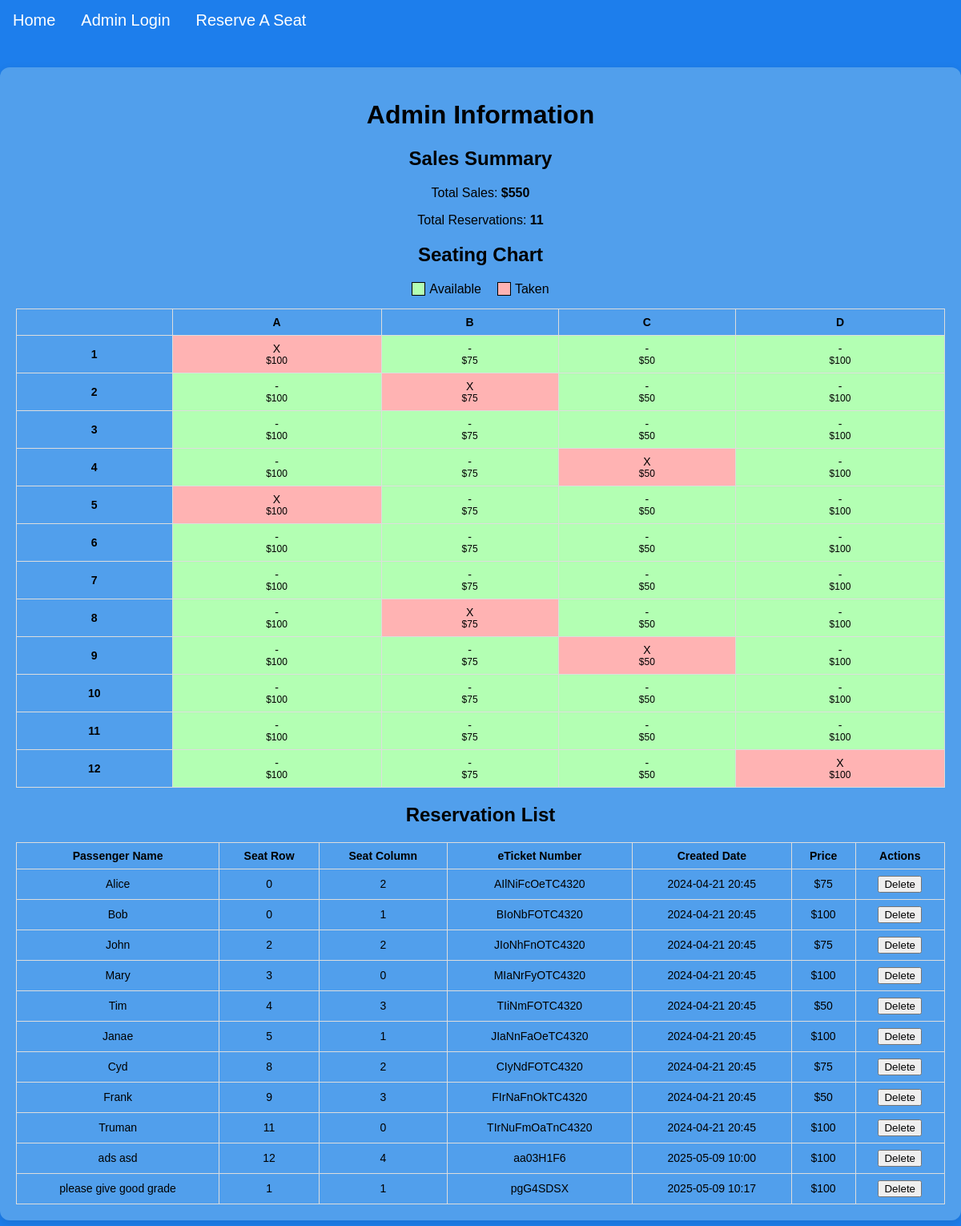
Screenshot of /adminInfo with the database file from the repository.
### app.py (models this page shows)
class Reserved(db.Model):
    __tablename__ = 'reservations'
    id = db.Column(db.Integer, primary_key=True)
    passengerName = db.Column(db.String(100), nullable=False)
    seatRow = db.Column(db.Integer, nullable=False)
    seatColumn = db.Column(db.Integer, nullable=False)
    eTicketNumber = db.Column(db.String(50), unique=True, nullable=False)
    created = db.Column(db.DateTime, default=datetime.utcnow)

### app.py (the view)
@app.route('/adminInfo')
def adminInfo():
    reservations = Reserved.query.all()
    seating_chart = generate_seating_chart()
    total_sales = calculate_total_sales()
    cost_matrix = get_cost_matrix()
    return render_template(
        'adminInfo.html',
        reservations=reservations,
        seating_chart=seating_chart,
        total_sales=total_sales,
        cost_matrix=cost_matrix
    )

### app.py (called while the page is built)
def get_cost_matrix():
    cost_matrix = [[100, 75, 50, 100] for row in range(12)]
    return cost_matrix

def calculate_total_sales():
    reservations = Reserved.query.all()
    cost_matrix = get_cost_matrix()
    total_sales = 0
    for res in reservations:
        row_idx = res.seatRow - 1
        col_idx = res.seatColumn - 1
        if 0 <= row_idx < 12 and 0 <= col_idx < 4:
            total_sales += cost_matrix[row_idx][col_idx]
    return total_sales

def generate_seating_chart():
    seating_chart = [[None for _ in range(4)] for _ in range(12)]
    reservations = Reserved.query.all()
    for res in reservations:
        row_idx = res.seatRow - 1
        col_idx = res.seatColumn - 1
        if 0 <= row_idx < 12 and 0 <= col_idx < 4:
            seating_chart[row_idx][col_idx] = res.passengerName
    return seating_chart

### templates/AdminInfo.html (shortened to what this page needs)
<!DOCTYPE html>
<html lang="en">
<head>
    <link rel="stylesheet" href="/static/AdminInfo.css">
</head>
<body>
    <li><a href="{{ url_for('home') }}">Home</a></li>
    <li><a href="{{ url_for('admin') }}">Admin Login</a></li>
    <li><a href="{{ url_for('reserved') }}">Reserve A Seat</a></li>
    <br><br><br>
    <div class="panel">
        <h1>Admin Information</h1>
        <div class="sales-summary">
            <h2>Sales Summary</h2>
            <p>Total Sales: <strong>${{ total_sales }}</strong></p>
            <p>Total Reservations: <strong>{{ reservations|length }}</strong></p>
        </div>
        <h2>Seating Chart</h2>
        <div class="legend">
            <div class="legend-item">
                <div class="legend-color" style="background-color: #b3ffb3;"></div>
                <span>Available</span>
            </div>
            <div class="legend-item">
                <div class="legend-color" style="background-color: #ffb3b3;"></div>
                <span>Taken</span>
            </div>
        </div>
        <table class="seat-chart">
            <tr>
                <th></th>
                <th>A</th>
                <th>B</th>
                <th>C</th>
                <th>D</th>
            </tr>
            {% for row in range(12) %}
            <tr>
                <th>{{ row + 1 }}</th>
                {% for col in range(4) %}
                    {% if seating_chart[row][col] %}
                        <td class="seat-taken" title="{{ seating_chart[row][col] }}">
                            <span>X</span>
                            <span class="price-tag">${{ cost_matrix[row][col] }}</span>
                        </td>
                    {% else %}
                        <td class="seat-available">
                            <span>-</span>
                            <span class="price-tag">${{ cost_matrix[row][col] }}</span>
                        </td>
                    {% endif %}
                {% endfor %}
            </tr>
            {% endfor %}
        </table>
        <h2>Reservation List</h2>
        <table class="reservation-table">
            <tr>
                <th>Passenger Name</th>
                <th>Seat Row</th>
                <th>Seat Column</th>
                <th>eTicket Number</th>
                <th>Created Date</th>
                <th>Price</th>
                <th>Actions</th>
            </tr>
            {% for res in reservations %}
            <tr>
                <td>{{ res.passengerName }}</td>
                <td>{{ res.seatRow }}</td>
                <td>{{ res.seatColumn }}</td>
                <td>{{ res.eTicketNumber }}</td>
                <td>{{ res.created.strftime('%Y-%m-%d %H:%M') }}</td>
                <td>${{ cost_matrix[res.seatRow-1][res.seatColumn-1] }}</td>
                <td>
                    <form action="{{ url_for('delete_reservation', reservation_id=res.id) }}" method="post" onsubmit="return confirm('Are you sure you want to delete this reservation?');">
                        <button type="submit">Delete</button>
                    </form>
                </td>
            </tr>
            {% endfor %}
        </table>
    </div>
</body>
</html>

### static/AdminInfo.css (style rules this page uses)
body { background-color: #1d7eec; text-align: center; margin: 0; font-family: Arial, sans-serif; }
.panel { max-width: 1200px; margin: 30px auto; padding: 20px; background-color: #519fec; border-radius: 12px; box-shadow: 0 4px 12px rgba(0, 0, 0, 0.1); overflow-x: auto; }
li { float: left; list-style: none; }
li a { display: block; color: white; text-align: center; padding: 14px 16px; font-size: 20px; text-decoration: none; }
.sales-summary { margin-bottom: 20px; }
table { width: 100%; border-collapse: collapse; margin-top: 15px; overflow-x: auto; }
th, td { padding: 8px; border: 1px solid #ddd; font-size: 14px; white-space: nowrap; text-align: center; }
.seat-available { background-color: #b3ffb3; }
.seat-taken { background-color: #ffb3b3; }
.price-tag { display: block; font-size: 12px; }
.legend { display: flex; justify-content: center; gap: 20px; margin-bottom: 15px; }
.legend-item { display: flex; align-items: center; gap: 5px; }
.legend-color { width: 15px; height: 15px; border: 1px solid #000; }

### rows the page displays
Reserved: passengerName "Alice", seatRow "0", seatColumn "2", eTicketNumber "AIlNiFcOeTC4320", created "2024-04-21 20:45", seatRow+seatColumn "75"
Reserved: passengerName "Bob", seatRow "0", seatColumn "1", eTicketNumber "BIoNbFOTC4320", created "2024-04-21 20:45", seatRow+seatColumn "100"
Reserved: passengerName "John", seatRow "2", seatColumn "2", eTicketNumber "JIoNhFnOTC4320", created "2024-04-21 20:45", seatRow+seatColumn "75"
Reserved: passengerName "Mary", seatRow "3", seatColumn "0", eTicketNumber "MIaNrFyOTC4320", created "2024-04-21 20:45", seatRow+seatColumn "100"
Reserved: passengerName "Tim", seatRow "4", seatColumn "3", eTicketNumber "TIiNmFOTC4320", created "2024-04-21 20:45", seatRow+seatColumn "50"
Reserved: passengerName "Janae", seatRow "5", seatColumn "1", eTicketNumber "JIaNnFaOeTC4320", created "2024-04-21 20:45", seatRow+seatColumn "100"
Reserved: passengerName "Cyd", seatRow "8", seatColumn "2", eTicketNumber "CIyNdFOTC4320", created "2024-04-21 20:45", seatRow+seatColumn "75"
Reserved: passengerName "Frank", seatRow "9", seatColumn "3", eTicketNumber "FIrNaFnOkTC4320", created "2024-04-21 20:45", seatRow+seatColumn "50"
Reserved: passengerName "Truman", seatRow "11", seatColumn "0", eTicketNumber "TIrNuFmOaTnC4320", created "2024-04-21 20:45", seatRow+seatColumn "100"
Reserved: passengerName "ads asd", seatRow "12", seatColumn "4", eTicketNumber "aa03H1F6", created "2025-05-09 10:00", seatRow+seatColumn "100"
Reserved: passengerName "please give good grade", seatRow "1", seatColumn "1", eTicketNumber "pgG4SDSX", created "2025-05-09 10:17", seatRow+seatColumn "100"

### other values shown
{{ total_sales }} "550"
{{ reservations|length }} "11"
{{ row + 1 }} "1" "2" "3" "4" "5" "6" "7" "8" "9" "10" "11" "12"
{{ cost_matrix[row][col] }} "100" "75" "50" "100" "75" "50" "100"
{{ cost_matrix[row][col] }} "75" "50" "100" "100" "50" "100" "100" "75" "50" "100" "100" "75" "100" "75" "50" "100" "100" "75" "50" "100" "100" "75" "50" "100" "100" "50" "100" "100" "75" "100" "100" "75" "50" "100" "100" "75" "50" "100" "100" "75" "50"
